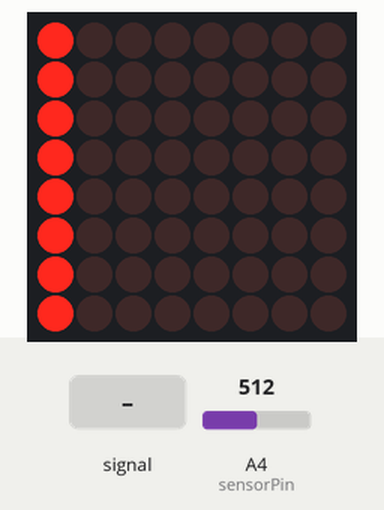
Recording of a sketch running on a simulated Arduino Uno, built with avr-gcc and run on an emulated ATmega328P. Shown: 8×8 LED matrix. The inputs (shaded band) are chosen by the test bench; at power-on: A4 (sensorPin) = 512.

Above: at 1.2 s.
1.3 s: A4 (sensorPin) fed a 200 Hz sine of ±255 counts around its level
At 1.43 s:
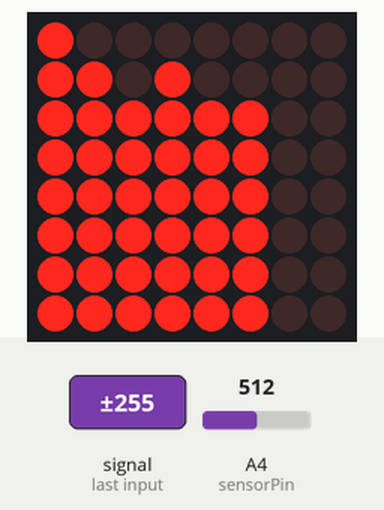
2.9 s: A4 (sensorPin) set to 0
At 2.98 s:
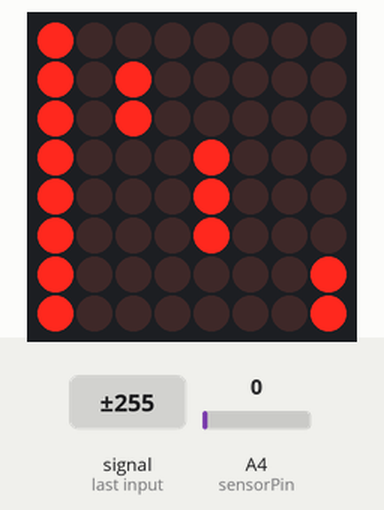
4.6 s: A4 (sensorPin) set to 716
At 4.63 s:
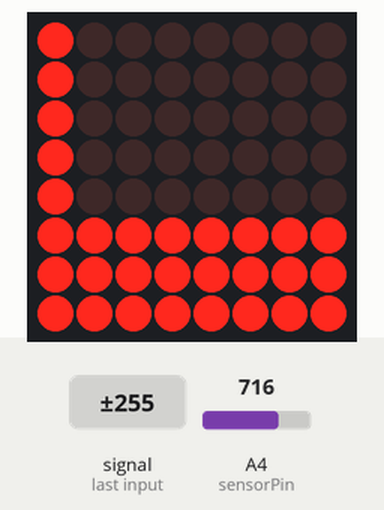
6.3 s: A4 (sensorPin) set to 511
At 6.34 s:
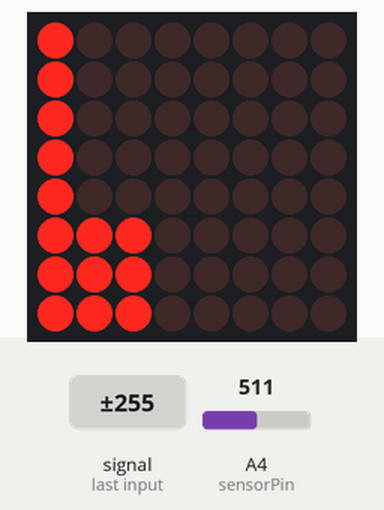
7.8 s: A4 (sensorPin) set to 122
At 7.88 s:
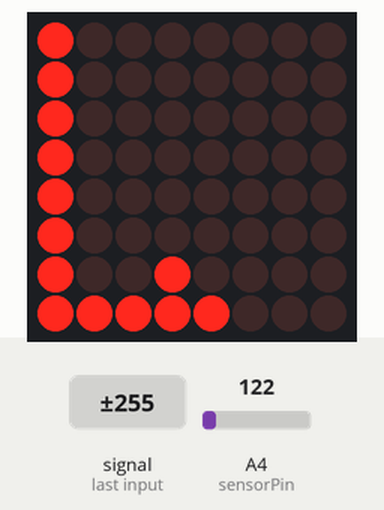
9.5 s: A4 (sensorPin) set to 900
At 9.59 s:
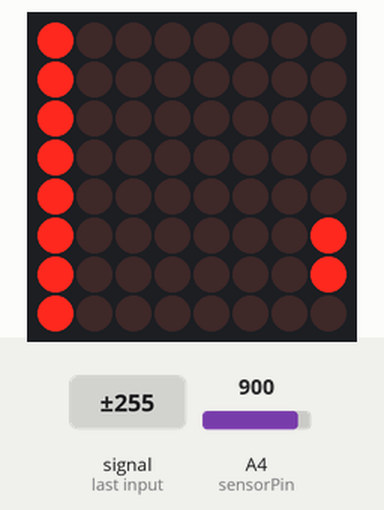
Timing chart, 0 to 12.3 s (numbered marks = the images above; inputs shaded):
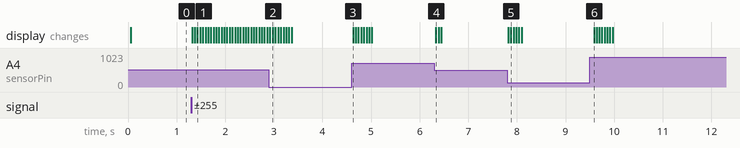

Measured:
- after the input at 1.3 s, the display: first changes at once (image 1 shows a later state)
- after the input at 2.9 s, the display: first differs from a run without the input after 0.07 s (image 2)
- after the input at 4.6 s, the display: changes at once (image 3)
- after the input at 6.3 s, the display: changes at once (image 4)
- after the input at 7.8 s, the display: first changes at once (image 5 shows a later state)
- after the input at 9.5 s, the display: changes after 0.09 s (image 6)

The sketch:

8x8_led_matrix_spectrum_with_audio.ino
```cpp
#include "LedControl.h"

/* Led matrix - Max7219 Declared */
LedControl lc = LedControl(12, 10, 11, 1);

const int maxScale = 11;

/*  Sensor - Max9812 Declared */
const int sensorPin = A4;
const int sampleWindow = 50;  // 50ms = 20Hz
unsigned int sample;

unsigned long startMillis;
unsigned long timeCycle;

unsigned int signalMax = 0;
unsigned int signalMin = 1024;
unsigned char index = 0;

unsigned int peakToPeak[8];
unsigned int displayPeak[8];
unsigned int temp[8]={0,0,0,0,0,0,0,0};
unsigned int signalMaxBuff[8];
unsigned int signalMinBuff[8];


void setup() {
  // Led matrix
  lc.shutdown(0, false); // bật hiện thị
  lc.setIntensity(0, 1); // chỉnh độ sáng
  lc.clearDisplay(0); // tắt tất cả led

  Serial.begin(9600);
}

void loop() {
  startMillis = millis();
  //peakToPeak = 0;

  signalMax = 0;
  signalMin = 1024;

  // Get data in 50ms
  while (millis() - startMillis < sampleWindow) {
    sample = analogRead(sensorPin);

    if (sample < 1024) {
      if (sample > signalMax) {
        signalMax = sample;
      }
      if (sample < signalMin) {
        signalMin = sample;
      }
    }

    // 20Hz - 64Hz - 125Hz - 250Hz - 500Hz - 1kHz (timeCycle = 1/F)(ms)
    timeCycle = millis() - startMillis;
    if (timeCycle == 1 || timeCycle == 2 || timeCycle == 4 || timeCycle == 8
        || timeCycle == 16 || timeCycle == 32 || timeCycle == 40 || timeCycle == 50) {
              signalMaxBuff[index] = signalMax;
              signalMinBuff[index] = signalMin;
              index = (index + 1) % 8;
              delay(1);
              //Serial.println(timeCycle);
    }
  }

  // Delete pointer to array
  index = 0;

  // Calculation after get samples
  for (int i = 0; i < 8; i++) {  // i = row (led matrix)
    // sound level
    peakToPeak[i] = signalMaxBuff[i] - signalMinBuff[i];

    // Map 1v p-p level to the max scale of the display
    displayPeak[i] = map(peakToPeak[i], 0, 1023, 0, maxScale);

    // Show to led matrix
    displayLed(displayPeak[i], i);

    // Led drop down
    if (displayPeak[i] >= temp[i]) {
      temp[i] = displayPeak[i];
    }
    else {
      temp[i]--;
    }

    lc.setLed(0, i, temp[i], true);
    delayMicroseconds(250);
  }

}

void displayLed(int displayPeak, int row) {
  switch (displayPeak) {
    case 0 : lc.setRow(0, row, 0x80); break;
    case 1 : lc.setRow(0, row, 0xC0); break;
    case 2 : lc.setRow(0, row, 0xE0); break;
    case 3 : lc.setRow(0, row, 0xF0); break;
    case 4 : lc.setRow(0, row, 0xF8); break;
    case 5 : lc.setRow(0, row, 0xFC); break;
    case 6 : lc.setRow(0, row, 0xFE); break;
    case 7 : lc.setRow(0, row, 0xFF); break;
  }
}
```
